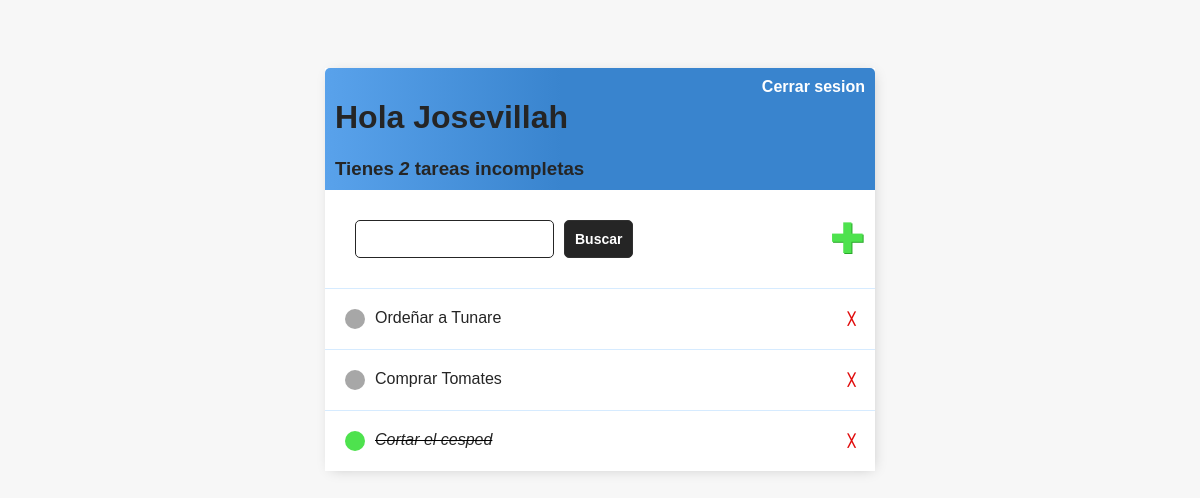
The app's page / (signed in), older data.
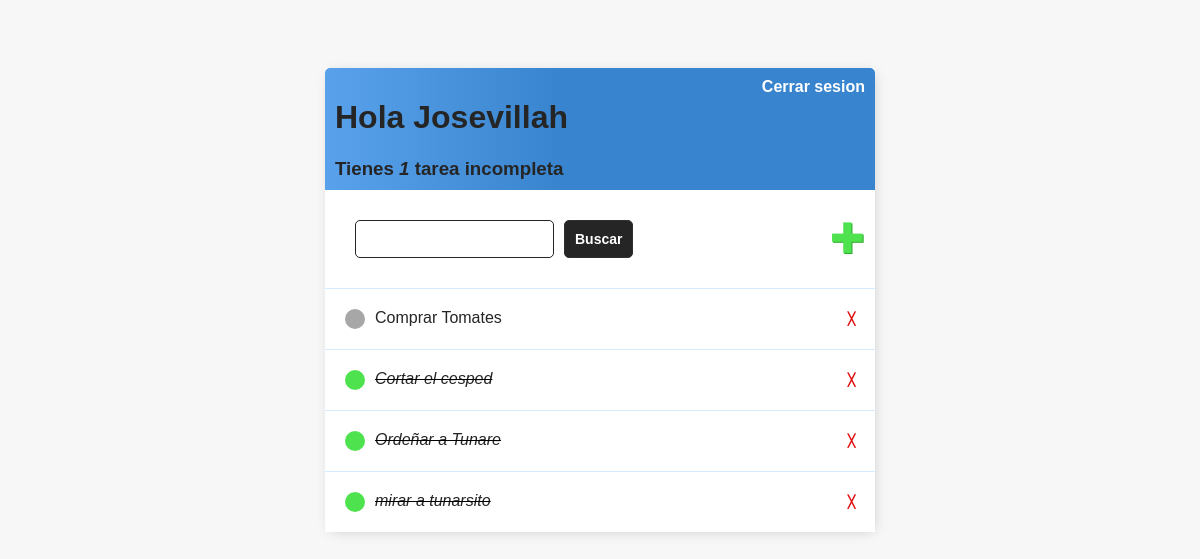
The same page, newer data.
### base/models.py (models this page shows)
class Tarea(models.Model):
    usuario = models.ForeignKey(
            User,
            on_delete=models.CASCADE,
            null = True,
            blank = True
        )
    titulo = models.CharField(max_length=200)
    descripcion = models.TextField(null = True, blank = True)
    completo =  models.BooleanField(default=False)
    creado = models.DateTimeField(auto_now_add=True)
    def __str__(self):
        return self.titulo
    class Meta:
        ordering = ['completo']

### base/views.py (the view)
# urls.py: path('', ListaPendientes.as_view(), name='tareas'),
class ListaPendientes(LoginRequiredMixin, ListView):
    model = Tarea
    context_object_name = 'tareas'
    def get_context_data(self, **kwargs):
        context = super().get_context_data(**kwargs)
        context['tareas'] = context['tareas'].filter(usuario=self.request.user)
        context['count'] = context['tareas'].filter(completo=False).count()
        valorBuscado = self.request.GET.get('tarea-buscar') or ''
        if valorBuscado:
            context['tareas'] = context['tareas'].filter(titulo__icontains=valorBuscado)
            context['valorBuscado'] = valorBuscado
        return context

### base/templates/base/tarea_list.html
{% extends 'base/principal.html' %}
{% block content %}
<div class="barra-superior">
        {% if request.user.is_authenticated %}
        <div>
            <h1>Hola {{request.user|title}}</h1>
            <h3 style="margin: 0;">Tienes <i>{{count}}</i> tarea{{count|pluralize}} incompleta{{count|pluralize}}</h3>
        </div>
            <a href="{% url 'logout' %}">Cerrar sesion</a>
        {% else %}
            <a href="{% url 'login' %}">Ingresar</a>
        {% endif %}
    </div>
    <div id="envoltorio-agregar-buscar">
        <form action="" method="GET" style="margin: 20px; display: flex;">
            <input type="text" name="tarea-buscar" value="{{valorBuscacdo}}">
            <input type="submit" value="Buscar" class="boton">
        </form>
        <a id="enlace-agregar" href="{% url 'crear-tarea' %}">&#x271A;</a>
    </div>
    <div class="envoltorio-items-tarea">
        {% for tarea in tareas %}
            <div class="envoltorio-tarea">
                {% if tarea.completo %}
                    <div class="titulo-tarea">
                        <div class="icono-tarea-completa"></div>
                        <i><s><a href="{% url 'editar-tarea' tarea.id %}">{{tarea}}</a></s></i>
                    </div>
                    <a class="enlace-eliminar" href="{% url 'eliminar-tarea' tarea.id %}">&#x2573;</a>
                {% else %}
                    <div class="titulo-tarea">
                        <div class="icono-tarea-incompleta"></div>
                        <a href="{% url 'editar-tarea' tarea.id %}">{{tarea}}</a>
                    </div>
                    <a class="enlace-eliminar" href="{% url 'eliminar-tarea' tarea.id %}">&#x2573;</a>
                {% endif %}
            </div>
        {% empty %}
            <h3>No hay elementos en esta lista</h3>
        {% endfor %}
    </div>
{% endblock content %}

### base/templates/base/principal.html (shortened to what this page needs)
<!DOCTYPE html>
<html lang="en">
<head>
</head>
<body>
    <div class="container">
        {% block content %}
        {% endblock content %}
    </div>
</body>
</html>

### base/templates/base/principal.html (style rules this page uses)
body { background-color: #F7F7F7; font-family: 'Gill Sans', 'Gill Sans MT', Calibri, 'Trebuchet MS', sans-serif; padding-top: 60px; }
.container { max-width: 550px; margin: auto; background-color: #FFFFFF; -webkit-box-shadow: 2px 2px 13px -4px rgba(0, 0, 0, 0.21); box-shadow: 2px 2px 13px -4px rgba(0, 0, 0, 0.21); }
h1,h2,h3,h4,h5,h6 { font-weight: bold; color: #252525; }
a, p { color: #2a2965; }
.barra-superior { display: flex; justify-content: space-between; color: #fff; padding: 10px; border-radius: 5px 5px 0 0; background: linear-gradient(90deg, #59A2EB 0%, #3984CE 43%, #3984CE 100%); }
.barra-superior a { color: #fff; text-decoration: none; font-weight: bold; }
.envoltorio-tarea { display: flex; align-items: center; justify-content: space-between; padding: 20px; background-color: #fff; border-top: 1px solid #d6ebff; }
.titulo-tarea { display: flex; }
.titulo-tarea a { text-decoration: none; color: #252525; margin-left: 10px; }
.icono-tarea-completa { height: 20px; width: 20px; background-color: #4EE24E; border-radius: 50px; }
.icono-tarea-incompleta { height: 20px; width: 20px; background-color: #a7a7a7; border-radius: 50px; }
.enlace-eliminar { text-decoration: none; font-weight: bold; color: #e00b0b; font-size: 12px; line-height: 0; }
#envoltorio-agregar-buscar { display: flex; justify-content: space-between; align-items: center; padding: 10px; }
#enlace-agregar { color: #4EE24E; text-decoration: none; font-size: 42px; text-shadow: 1px 1px #29a829; }
input[type='text'], input[type='password'], textarea { border: 1px solid #252525; border-radius: 5px; padding: 10px; width: 90%; }
.boton { border: 1px solid #303030; background-color: #252525; color: #fff; font-weight: bold; padding: 10px; font-size: 14px; border-radius: 5px; cursor: pointer; text-decoration: none; margin-left: 10px; }

Row changes from the older to the newer data that the page shows:
changed Tarea "Ordeñar a Tunare": completo False → True (drawn); moves down the list
added Tarea: titulo "mirar a tunarsito"
Text that changed along with them:
{{ count }}: "2" → "1"
